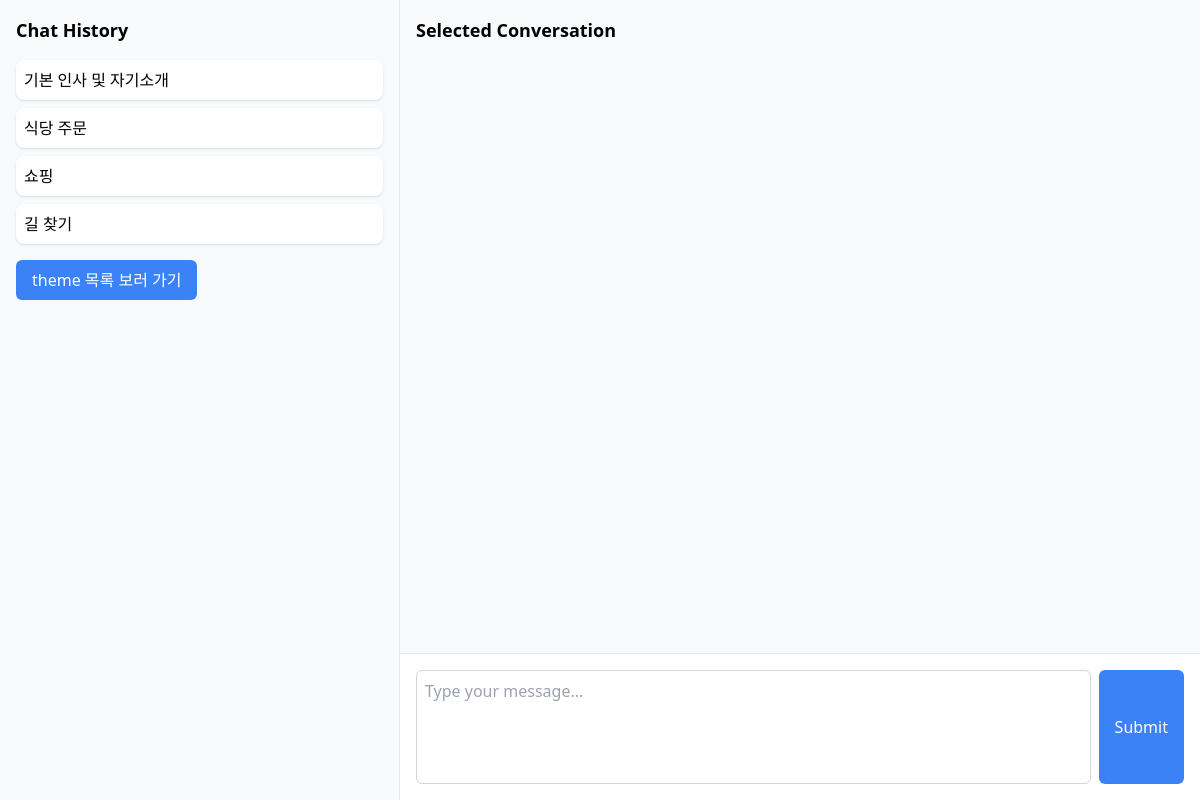
/ktalk/init/, run on an earlier commit of the app's database.
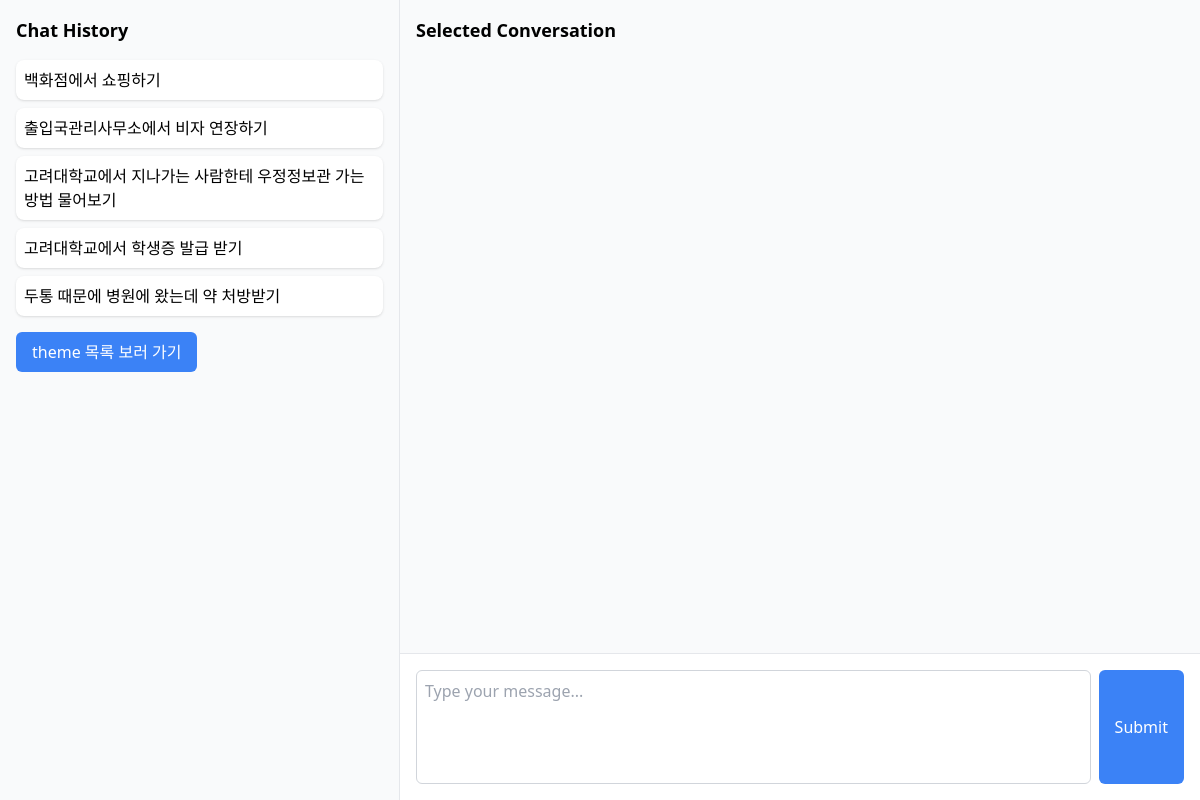
And on a later commit of the database.
### ktalk/models.py (models this page shows)
class ThemeTest(models.Model):
    name = models.CharField(max_length=100)
    inittext = models.TextField()
    assistantrole = models.TextField()

### ktalk/views.py (the view, shortened to what this page needs)
# urls.py: path('init/', views.index, name='index'),
def index(request, theme_id=None):
    themelist = ThemeTest.objects.all().order_by('id')
    theme = None
    conversations = []
    context = {
        'themelist': themelist,
        'theme': theme,
        'conversations': conversations,
    }
    return render(request, 'ktalk/new_index.html', context)

### templates/ktalk/new_index.html (shortened to what this page needs)
<!DOCTYPE html>
<html lang="en">
<head>
    <script src="https://cdn.tailwindcss.com"></script>
    <link rel="stylesheet" href="/static/ktalk/style.css">
</head>
<body class="bg-gray-50">
    <div class="flex h-screen">
        <div class="w-1/3 p-4 border-r border-gray-200 overflow-y-auto">
            <h2 class="text-lg font-semibold mb-4">Chat History</h2>
            <div class="space-y-2">
                {% for theme in themelist %}
                <div class="theme-item p-2 bg-white rounded-lg shadow cursor-pointer">
                    <a href="{% url 'ktalk:index_with_theme' theme.id %}">{{ theme.name }}</a>
                </div>
                {% endfor %}
            </div>
            <div>
                <button class="mt-4 px-4 py-2 bg-blue-500 text-white rounded-md hover:bg-blue-600 transition"><a href="{% url 'ktalk:theme' %}">theme 목록 보러 가기</a></button>
            </div>
        </div>
        <div class="w-2/3 p-4">
            <h2 class="text-lg font-semibold mb-4">Selected Conversation</h2>
            <div class="input-area fixed bottom-0 left-1/3 right-0 p-4 bg-white border-t border-gray-200">
                <form method="post" class="flex gap-2">
                    <textarea name="message" rows="4" placeholder="Type your message..." class="fixed-size-textarea flex-1 p-2 border border-gray-300 rounded-md" style="resize: none;"></textarea>
                    <button type="submit" class="submit-button px-4 py-2 bg-blue-500 text-white rounded-md hover:bg-blue-600 transition">Submit</button>
                </form>
            </div>
        </div>
    </div>
</body>
</html>

### static/ktalk/style.css (style rules this page uses)
textarea { resize: none; }

What changed in the data, as far as the page shows it:
removed ThemeTest: name "식당 주문"
removed ThemeTest: name "쇼핑"
removed ThemeTest: name "길 찾기"
changed ThemeTest: name "기본 인사 및 자기소개" → "백화점에서 쇼핑하기"
added ThemeTest: name "출입국관리사무소에서 비자 연장하기"
added ThemeTest: name "고려대학교에서 지나가는 사람한테 우정정보관 가는 방법 물어보기"
added ThemeTest: name "고려대학교에서 학생증 발급 받기"
added ThemeTest: name "두통 때문에 병원에 왔는데 약 처방받기"
